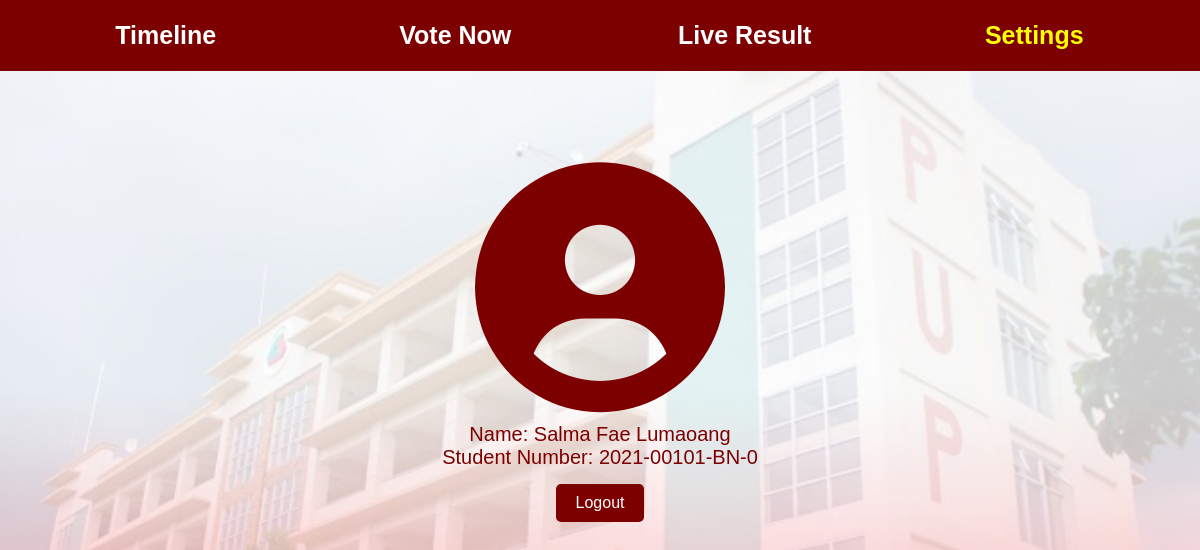
Page /settings (signed in) on the committed database.
### website/models.py (models this page shows, shortened)
class User(db.Model, UserMixin):
    userId = db.Column(db.String(15), primary_key=True)
    password = db.Column(db.String(100), nullable=False)
    firstName = db.Column(db.String(100), nullable=False)
    lastName = db.Column(db.String(100), nullable=False)
    userType = db.Column(db.String(20), nullable=False)
    posts = db.relationship('Post')

### website/views.py (the view)
@views.route('/settings')
@login_required
def settings():
    if current_user.userType == "Admin":
        return render_template('settings-admin.html', user=current_user)
    elif current_user.userType == "Student":
        return render_template('settings-student.html', user=current_user)

### website/__init__.py (called while the page is built)
def create_app():
    app = Flask(__name__)
    app.config['SECRET_KEY'] = 'secret'
    app.config['SQLALCHEMY_DATABASE_URI'] = f"sqlite:///{DB_NAME}"
    db.init_app(app)
    socketio.init_app(app)
    from .views import views
    from .auth import auth
    app.register_blueprint(views, url_prefix='/')
    app.register_blueprint(auth, url_prefix='/')
    from . import models
    create_database(app)
    login_manager = LoginManager()
    login_manager.login_view = 'auth.login'
    login_manager.init_app(app)
    @login_manager.user_loader
    def load_user(userId):
        return models.User.query.get(userId)
    return app

### website/templates/settings-student.html (shortened to what this page needs)
<!DOCTYPE html>
<html lang="en">
  <head>
    <link
      rel="stylesheet"
      href="https://cdnjs.cloudflare.com/ajax/libs/font-awesome/6.0.0-beta3/css/all.min.css"
    />
    <link rel="stylesheet" href="../static/styles/style.css" />
  </head>
  <body>
    <header>
      <nav>
        <ul>
          <li><a href="/">Timeline</a></li>
          <li><a href="/vote">Vote Now</a></li>
          <li><a href="/live-results">Live Result</a></li>
          <li><a class="current-page" href="/settings">Settings</a></li>
        </ul>
      </nav>
    </header>
    <div class="account-container">
      <div class="account-icon">
        <i class="fas fa-user-circle"></i>
      </div>
      <div class="account-name">Name: {{user.firstName}} {{user.lastName}}</div>
      <div class="student-number">Student Number: {{user.userId}}</div>
      <button id="logoutButton" class="logout-button">Logout</button>
    </div>
  </body>
</html>

### website/static/styles/style.css (style rules this page uses)
body { background-image: url("../images/Background.jpg"); background-size: cover; background-repeat: no-repeat; margin: 0; font-family: Arial, sans-serif; }
button { background-color: #7d0000; color: yellow; font-size: 16px; padding: 10px 132px; border: none; border-radius: 5px; cursor: pointer; }
header { background-color: #7d0000; color: white; text-align: center; padding: 1px; }
nav { color: white; text-align: center; padding: 20px; }
.current-page { color: yellow; }
nav ul { list-style-type: none; margin: 0; padding: 0; display: flex; justify-content: space-between; }
nav li { flex: 1; }
nav a { text-decoration: none; color: white; font-weight: bold; font-size: 25px; }
.account-container { text-align: center; padding: 20px; margin-top: 50px; }
.account-icon { font-size: 250px; color: #7d0000; margin-bottom: -15px; margin-top: 10px; }
.student-number { color: #7d0000; font-size: 20px; }
.account-name { color: #7d0000; font-size: 20px; }
.logout-button { background-color: #7d0000; color: white; font-size: 16px; padding: 10px 20px; border: none; border-radius: 5px; cursor: pointer; margin-top: 15px; }

### rows in the picture
User: firstName "Salma Fae", lastName "Lumaoang", userId "2021-00101-BN-0"
